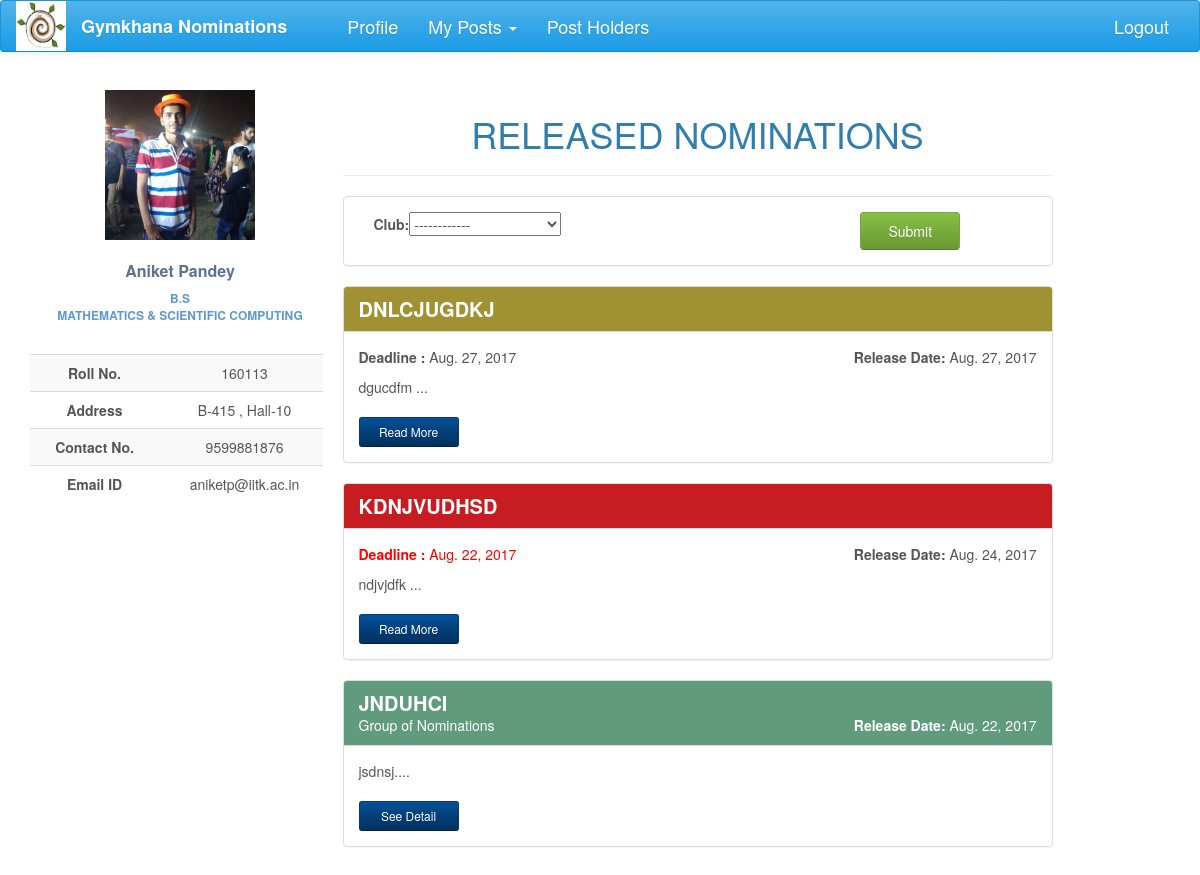
Screenshot of /nominations/ (signed in) with the database file from the repository.
### nomi/models.py (models this page shows, shortened)
class UserProfile(models.Model):
    user = models.OneToOneField(User, on_delete=models.CASCADE)
    user_img = models.ImageField(upload_to=user_directory_path, null=True, blank=True)
    name = models.CharField(max_length=40, blank=True)
    roll_no = models.IntegerField(null=True)
    programme = models.CharField(max_length=7, choices=PROGRAMME, default='B.Tech')
    department = models.CharField(max_length=200, choices=DEPT, default='AE')
    hall = models.CharField(max_length=10, choices=HALL, default=1)
    room_no = models.CharField(max_length=10, null=True, blank=True)
    contact = models.CharField(max_length=10, null=True, blank=True)
    def image_url(self):
        if self.user_img and hasattr(self.user_img, 'url'):
            return self.user_img.url
        else:
            return '/static/nomi/img/banner.png'

class Nomination(models.Model):
    name = models.CharField(max_length=200)
    description = models.TextField(max_length=20000, null=True, blank=True)
    brief_desc = models.TextField(max_length=300, null=True, blank=True)
    nomi_post = models.ForeignKey(Post, null=True)
    nomi_form = models.OneToOneField('forms.Questionnaire', null=True, blank=True)
    nomi_session = models.IntegerField(null=True)
    status = models.CharField(max_length=50, choices=STATUS, default='Nomination created')
    result_approvals = models.ManyToManyField(Post, related_name='result_approvals', symmetrical=False, blank=True)
    nomi_approvals = models.ManyToManyField(Post, related_name='nomi_approvals', symmetrical=False, blank=True)
    group_status = models.CharField(max_length=50, choices=GROUP_STATUS, default='normal')
    tags = models.ManyToManyField(Club, related_name='club_nomi', symmetrical=False, blank=True)
    opening_date = models.DateField(null=True, blank=True)
    re_opening_date = models.DateField(null=True, blank=True, editable=True)
    deadline = models.DateField(null=True, blank=True, editable=True)
    interview_panel = models.ManyToManyField(User, related_name='panel', symmetrical=False, blank=True)

class GroupNomination(models.Model):
    name = models.CharField(max_length=2000, null=True)
    description = models.CharField(max_length=5000, null=True, blank=True)
    nominations = models.ManyToManyField(Nomination, symmetrical=False, blank=True)
    status = models.CharField(max_length=50, choices=G_STATUS, default='created')
    opening_date = models.DateField(null=True, blank=True, default=timezone.now)
    approvals = models.ManyToManyField(Post, related_name='group_approvals', symmetrical=False, blank=True)
    tags = models.ManyToManyField(Club, related_name='club_group', symmetrical=False, blank=True)

### nomi/views.py (the view, shortened to what this page needs)
@login_required
def index(request):
    if request.user.is_authenticated:
        try:
            today = datetime.now()
            posts = Post.objects.filter(post_holders=request.user)
            username = UserProfile.objects.get(user=request.user)
            club_filter = ClubFilter(request.POST or None)
            grouped_nomi = GroupNomination.objects.filter(status='out')
            nomi = Nomination.objects.filter(group_status='normal').filter(status='Nomination out')
            re_nomi = Nomination.objects.filter(group_status='normal').\
                filter(status='Interview period and Nomination reopened')
            nomi = nomi | re_nomi
            result_query = sorted(chain(nomi, grouped_nomi), key=attrgetter('opening_date'), reverse=True)
            return render(request, 'index1.html', context={'posts': posts, 'username': username,
                                                           'club_filter': club_filter, 'today': today,
                                                           'result_query': result_query})
        except ObjectDoesNotExist:
            profile = UserProfile.objects.create(user=request.user)
            pk = profile.pk
            return HttpResponseRedirect(reverse('profile_update', kwargs={'pk': pk}))
    else:
        return HttpResponseRedirect(reverse('login'))

### nomi/forms.py
class ClubFilter(forms.Form):
    def __init__(self, *args, **kwargs):
        super(ClubFilter, self).__init__(*args, **kwargs)
        self.fields["club"] = forms.ChoiceField( choices=[('', '------------')] + [(o.id, o) for o in Club.objects.all()],
                                                 widget=forms.Select)

### nomi/global_contexts.py (called while the page is built)
def context(request):
    if request.user.is_authenticated:
        try:
            my_profile = UserProfile.objects.get(user=request.user)
            my_posts = Post.objects.filter(post_holders=request.user)
            interviews = Nomination.objects.filter(interview_panel=request.user)
            length = len(my_posts)
            senate = False
            for post in my_posts:
                if post.perms == 'can ratify the post':
                    senate = True
            return {'my_posts': my_posts, 'my_profile': my_profile, 'senate': senate, 'length': length,
                    'interviews': interviews}
        except ObjectDoesNotExist:
            return {'my_posts': 0, 'my_profile': 0}
    else:
        return {'my_posts': 0, 'my_profile': 0}

### nomi/models.py (called while the page is built)
    def __str__(self):
        return self.club_name

### nomi/templatetags/temp_tags.py (called while the page is built)
@register.filter
def to_class_name(value):
    return value.__class__.__name__

@register.filter
def group_status(group):
    out = False
    for nomi in group.nominations.all():
        if nomi.status == 'Nomination out':
            out = True
            break
    return out

### nomi/templates/index1.html (shortened to what this page needs)
{% extends 'base2.html' %}
{% load staticfiles %}
{% load bootstrap %}
{% load temp_tags %}
{% block content %}
<div class="profile-content ">
                <br>
                  <h1 style="text-align: center">RELEASED NOMINATIONS</h1>
                    <hr>
             <div class="panel panel-default">
                  <div class="panel-body">
                    <form action="" method="post">
                        <div class = col-lg-8 >
                           {{club_filter|bootstrap_horizontal}}
                        </div>
                    <div class="col-lg-3 text-center">
                        <input type="submit" value="Submit" class="btn-success btn nomi-filter" />
                    </div>
                    </form>
                  </div>
                </div>
                    {% for nomi in result_query %}
                    {% if nomi|to_class_name == 'Nomination' %}
                            {% if nomi.deadline < today.date  %}
                                <div  class="panel panel-danger">
                                    <div class="panel-heading">
                                        <h3 class="panel-title" style="font-weight: bolder; font-size: 20px">{{ nomi.name.upper }} </h3>
                                    </div>
                                    <div class="panel-body">
                                        <div class="row">
                                            <div class=" col-lg-6">
                                                <p style="color:red"><span style="font-weight:bolder"> Deadline :  </span>{{nomi.deadline}}</p>
                                            </div>
                                            <div class="text-right col-lg-6">
                                                <span style="font-weight: bold">Release Date: </span> {{nomi.opening_date}}
                                            </div>
                                        </div>
                                        {% autoescape off %}
                                            <p>{{nomi.description|slice:":250"}} ...</p>
                                        {% endautoescape %}
                                        <a href="{% url 'nomi_detail' nomi_pk=nomi.pk %}"
                                           class="btn btn-sm read-more-button btn-info">Read More</a>
                                    </div>
                                </div>
                            {% else %}
                                <div  class="panel panel-success">
                                    <div class="panel-heading" style="background-color: #a09233">
                                        <h3 class="panel-title" style="font-weight: bolder; font-size: 20px">{{ nomi.name.upper }}</h3>
                                    </div>
                                    <div class="panel-body">
                                        <div class="row">
                                            <div class="col-lg-6">
                                                <p><span style="font-weight:bolder"> Deadline :  </span>{{nomi.deadline}}</p>
                                            </div>
                                            <div class=" text-right col-lg-6">
                                                <span style="font-weight: bold">Release Date: </span> {{nomi.opening_date}}
                                            </div>
                                        </div>
                                        {% autoescape off %}
                                            <p>{{nomi.description|slice:":250"}} ...</p>
                                        {% endautoescape %}
                                        <a href="{% url 'nomi_detail' nomi_pk=nomi.pk %}"
                                           class="btn btn-sm read-more-button btn-info">Read More</a>
                                    </div>
                                </div>
                            {% endif %}
                        {% elif nomi|group_status %}
                        <div class="panel panel-success">
                            <div class="panel-heading" style="background-color:  #619B7E">
                            <h3 class="panel-title" style="font-weight: bolder; font-size: 20px">{{ nomi.name.upper }}</h3>
                                <div class="row">
                                    <div class="col-md-6 "><span>Group of Nominations</span></div>
                                    <div class="col-md-6 text-right"><span style="font-weight: bold">Release Date: </span> {{nomi.opening_date}}</div>
                                </div>
                            </div>
                            <div class="panel-body">
                                <p>{{nomi.description|slice:":500"}}....</p>
                                    <a href="{% url 'group_nomi_detail' pk=nomi.pk %}"
                                    class="btn btn-sm read-more-button btn-info">See Detail</a>
                            </div>
                        </div>
                        {% endif %}
                    {% endfor %}
    </div>
</div>
{% endblock %}

### nomi/templates/base2.html (shortened to what this page needs)
<!DOCTYPE html>
<html lang="en">
{% load staticfiles %}
{% load bootstrap %}
<head>
    <link href="https://maxcdn.bootstrapcdn.com/bootswatch/3.3.7/cerulean/bootstrap.min.css" rel="stylesheet"
>
    <link href="https://maxcdn.bootstrapcdn.com/font-awesome/4.7.0/css/font-awesome.min.css" rel="stylesheet"
>
    <link rel="stylesheet" href="{% static 'nomi/css/main.css' %}" type="text/css">
</head>
<body>
{% block navigation %}
<nav class="navbar navbar-default" id="navbar">
    <div class="container-fluid">
        <div class="navbar-header">
            <a href="#">
                <div>
                    <a href={% url 'index' %}><img src="{% static 'nomi/img/gym.jpg' %}" width="50" height="50"></a>
                </div>
        </div>
        <div class="collapse navbar-collapse" id="bs-example-navbar-collapse-1">
            <ul class="nav navbar-nav">
                <li><a href="{% url 'index' %}" id="brand">Gymkhana Nominations</a></li>
                <li><a href="{% url 'profile' %}" id="navbar-links">Profile</a></li>
                {% block posts%}
                    {% if my_posts %}
                        <li class="dropdown">
                            <a href="#" class="dropdown-toggle" id="navbar-links" data-toggle="dropdown" role="button"
                               aria-expanded="false">My Posts <span class="caret"></span></a>
                        </li>
                    {% endif %}
                {% endblock %}
                <li><a href="{% url 'info:info' %}" id="navbar-links">Post Holders</a></li>
            </ul>
            <ul class="nav navbar-nav navbar-right">
                <li id="navbar-links"><a href="{% url 'logout' %}?next={% url 'login' %}">Logout</a></li>
            </ul>
        </div>
</nav>
{% endblock %}
<div class="container-fluid">
    <div  class="row profile">
        <div class="col-lg-3 col-md-3">
            {% block profile %}
            <div id="profile" class="profile-sidebar" style="position:fixed">
                <div class="profile-userpic">
                    <img src="{{ my_profile.image_url }}" class="img-responsive" alt="">
                </div>
                <div class="profile-usertitle">
                    <div class="profile-usertitle-name">
                        {{my_profile.name}}
                    </div>
                    <div class="profile-usertitle-job">
                        {{my_profile.programme}} <br> {{my_profile.department}}
                    </div>
                </div>
                <div class="profile-usermenu">
                    <table class="table table-striped table-hover ">
                        <tbody>
                        <tr>
                            <td id="topic">Roll No.</td>
                            <td>{{my_profile.roll_no}} </td>
                        </tr>
                        <tr>
                            <td id="topic">Address</td>
                            <td>{{my_profile.room_no}} , Hall-{{my_profile.hall}}</td>
                        </tr>
                        <tr>
                            <td id="topic">Contact No.</td>
                            <td>{{ my_profile.contact }}</td>
                        </tr>
                        <tr>
                            <td id="topic">Email ID</td>
                            <td>{{my_profile.user}}@iitk.ac.in</td>
                        </tr>
                        </tbody>
                    </table>
                </div>
            </div>
            {% endblock %}
        </div>
        <div class="col-lg-8 col-md-8">
            {% block content %}{% endblock %}
        </div>
    </div>
</body>
</html>

### nomi/static/nomi/css/main.css (style rules this page uses)
#brand { text-decoration: none; font-size: large; font-weight: bold; margin-right: 30px; }
#navbar-links { font-size: large; }
#navbar { position: fixed; width: 100%; z-index: 100; }
body { background: #ffffff; }
.profile { margin: 20px 0; }
.profile-sidebar { padding: 20px 0 10px 0; width: 300px; margin-top: 50px; }
.profile-userpic img { float: none; margin: 0 auto; width: 50%; height: 50%; }
.profile-usertitle { text-align: center; margin-top: 20px; }
.profile-usertitle-name { color: #5a7391; font-size: 16px; font-weight: 600; margin-bottom: 7px; }
.profile-usertitle-job { text-transform: uppercase; color: #5b9bd1; font-size: 12px; font-weight: 600; margin-bottom: 15px; }
.profile-usermenu { margin-top: 30px; }
.profile-usermenu table tbody tr td { text-align: center; }
#topic { font-weight: bolder; }
.profile-content { z-index: 0; margin-top: 32px; padding: 20px; background: #ffffff; min-height: 460px; }
.btn { width: 150px; }
.read-more-button { margin-top: 10px; width: 100px; }
.nomi-filter { margin-left: 30px; width: 100px; }
.panel-body p span { margin-bottom: 20px; }
.panel-success { transition: box-shadow 0.2s; }

### rows the page displays
UserProfile: image_url (picture), name "Aniket Pandey", programme "B.S", department "MATHEMATICS & SCIENTIFIC COMPUTING", roll_no "160113", room_no "B-415", hall "10", contact "9599881876", user "aniketp"
Nomination: name "DNLCJUGDKJ", deadline "Aug. 27, 2017", opening_date "Aug. 27, 2017", description "dgucdfm"
Nomination: name "KDNJVUDHSD", deadline "Aug. 22, 2017", opening_date "Aug. 24, 2017", description "ndjvjdfk"
GroupNomination: name "JNDUHCI", opening_date "Aug. 22, 2017", description "jsdnsj"
